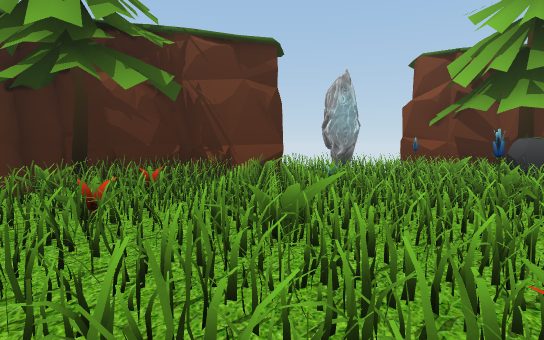
view 1 (above)

14 first-person views from a walk through a Unity game level. The camera is 1.3 m above the floor, tilts 4° down and sees 75° across. The floor is counted in squares, 2 m on a side. Each view is taken from the middle of a square. On the plan, view 1 faces up. The plan holds only what a view shows up to about 10 squares ahead; the rest is blank. Some surface patterns are stand-ins.

view 2
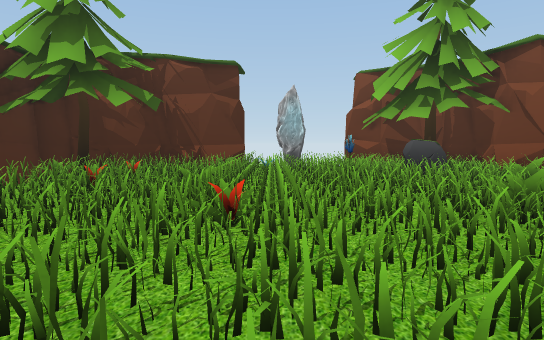

view 3
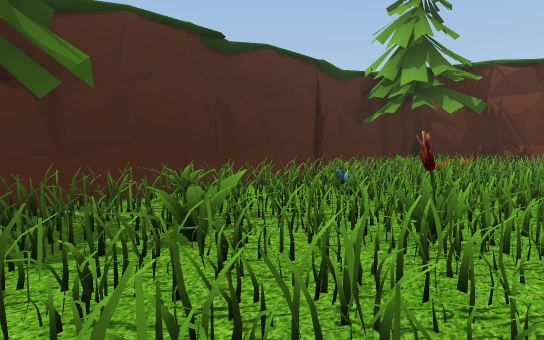

view 4
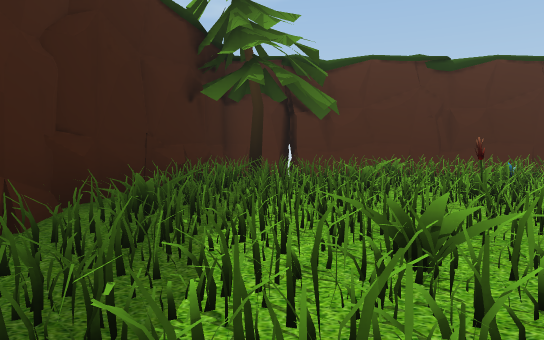

view 5
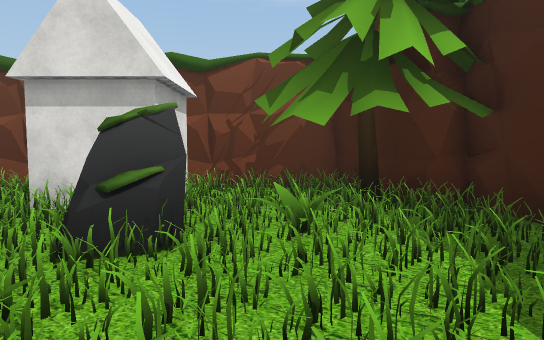

view 6
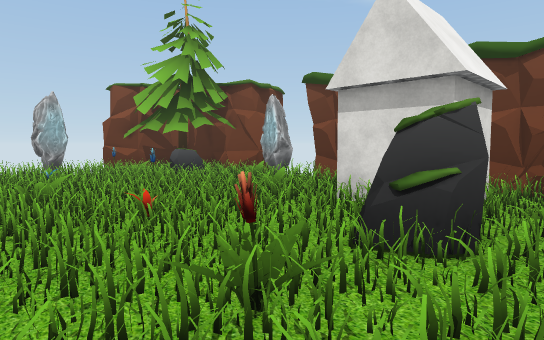

view 7
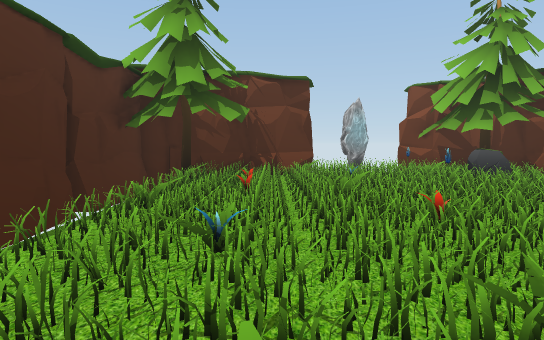

view 8
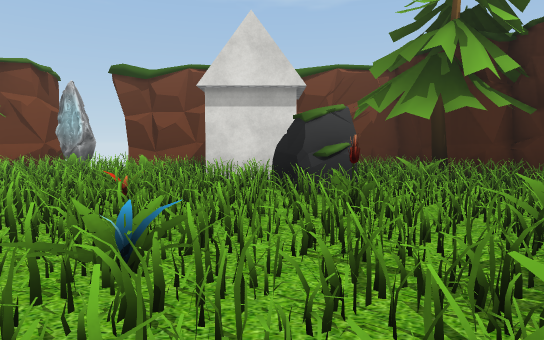

view 9
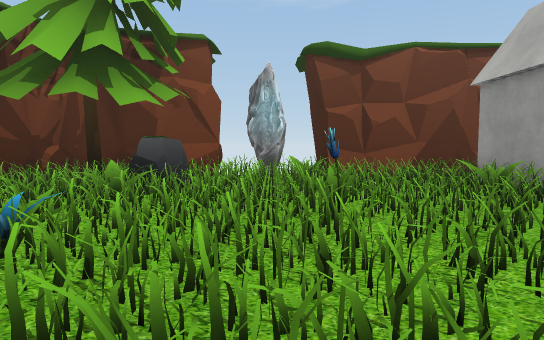

view 10
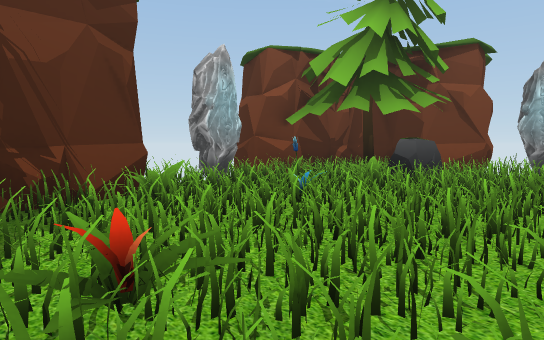

view 11
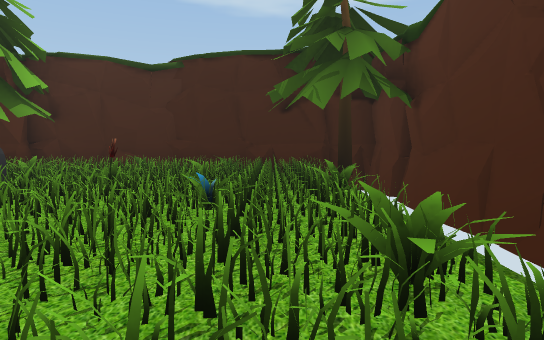

view 12
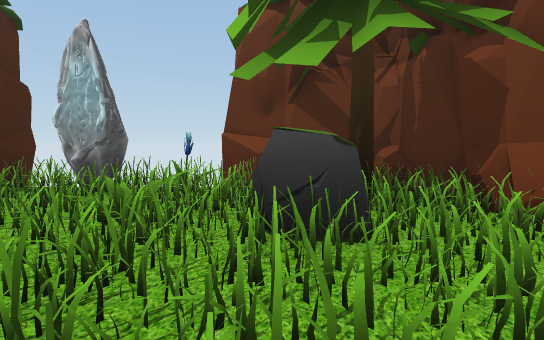

view 13
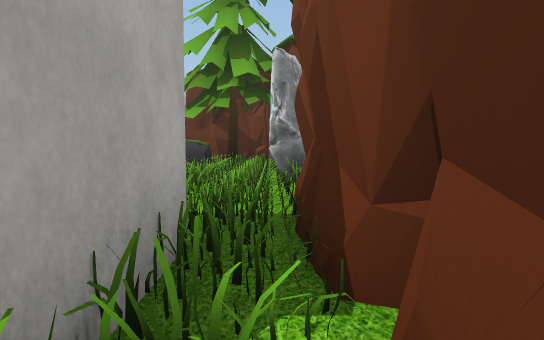

view 14
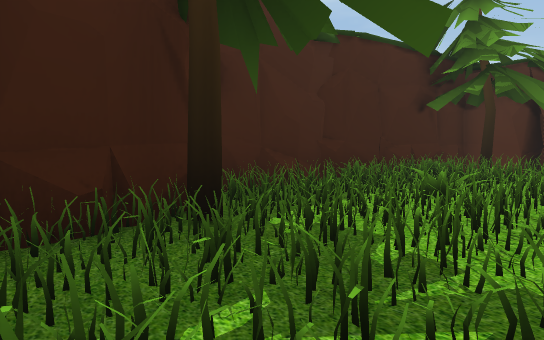

### Floor plan
Key: @ floor where view 1 was taken; # wall or solid block; . floor; / step, stairs or slope; = window, fence, low wall or low ledge; T tree.
Columns run from 5 left of view 1 to 7 right of it. Each row starts with its distance up from view 1.
 10          #
  9      # ###T
  8     ##.#.T.#
  7   ###=..####
  6   #.....=#.##
  5  ##...=.....#
  4  ##....=..=.
  3  #..=.....=.#
  2  #=..=......#
  1  ##=....=...#
  0  #..=@=..##.#
 -1 ##......###.#
 -2 ###..=.##...#
 -3 #T../..=T...#
 -4 #T..........#
 -5  T..=.=..####
 -6  T########

Where each view was taken, in squares from view 1:
view 1: 0 up, 0 right, facing up
view 2: 2 down, 1 right, facing up
view 3: 4 down, 1 right, facing up-left
view 4: 4 down, 4 right, facing left
view 5: 3 down, 1 left, facing right
view 6: 3 down, 1 left, facing up-right
view 7: 3 down, 1 left, facing up
view 8: 1 down, 3 left, facing right
view 9: 4 up, 1 left, facing right
view 10: 3 up, 2 left, facing up-right
view 11: 3 up, 2 left, facing down
view 12: 3 up, 4 right, facing up
view 13: 2 down, 6 right, facing up
view 14: 2 down, 6 right, facing down-left
